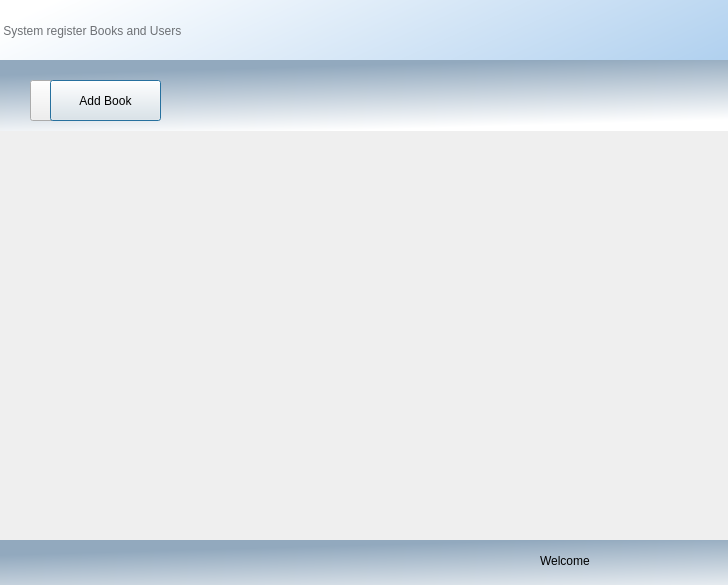
<?xml version="1.0" encoding="UTF-8"?>
<ui version="4.0">
 <class>Dialog</class>
 <widget class="QDialog" name="Dialog">
  <property name="geometry">
   <rect>
    <x>0</x>
    <y>0</y>
    <width>728</width>
    <height>585</height>
   </rect>
  </property>
  <property name="windowTitle">
   <string>Dialog</string>
  </property>
  <widget class="QLabel" name="label_5">
   <property name="geometry">
    <rect>
     <x>0</x>
     <y>540</y>
     <width>971</width>
     <height>71</height>
    </rect>
   </property>
   <property name="styleSheet">
    <string notr="true">font: 87 18pt &quot;Arial Black&quot;;
background-color: qlineargradient(spread:pad, x1:0, y1:0.125, x2:0.334, y2:1, stop:0.0895522 rgba(146, 169, 190, 255), stop:1 rgba(255, 255, 255, 255));</string>
   </property>
   <property name="text">
    <string/>
   </property>
  </widget>
  <widget class="QLabel" name="label_6">
   <property name="geometry">
    <rect>
     <x>0</x>
     <y>0</y>
     <width>981</width>
     <height>61</height>
    </rect>
   </property>
   <property name="styleSheet">
    <string notr="true">font: 87 18pt &quot;Arial Black&quot;;
background-color: qlineargradient(spread:pad, x1:1, y1:0.556818, x2:0, y2:0.42, stop:0 rgba(157, 197, 235, 255), stop:1 rgba(255, 255, 255, 255));
color: rgb(109, 112, 116);</string>
   </property>
   <property name="text">
    <string> System register Books and Users </string>
   </property>
  </widget>
  <widget class="QLabel" name="label_4">
   <property name="geometry">
    <rect>
     <x>540</x>
     <y>540</y>
     <width>231</width>
     <height>41</height>
    </rect>
   </property>
   <property name="styleSheet">
    <string notr="true">font: 75 10pt &quot;MS Shell Dlg 2&quot;;</string>
   </property>
   <property name="text">
    <string>Welcome</string>
   </property>
  </widget>
  <widget class="QLabel" name="label_7">
   <property name="geometry">
    <rect>
     <x>640</x>
     <y>0</y>
     <width>111</width>
     <height>71</height>
    </rect>
   </property>
   <property name="styleSheet">
    <string notr="true">image: url(:/images1/lufy.png);</string>
   </property>
   <property name="text">
    <string/>
   </property>
  </widget>
  <widget class="QLabel" name="label">
   <property name="geometry">
    <rect>
     <x>-40</x>
     <y>120</y>
     <width>811</width>
     <height>441</height>
    </rect>
   </property>
   <property name="styleSheet">
    <string notr="true">image: url(:/images1/biblioteca.jpg);</string>
   </property>
   <property name="text">
    <string/>
   </property>
  </widget>
  <widget class="QLabel" name="label_2">
   <property name="geometry">
    <rect>
     <x>10</x>
     <y>70</y>
     <width>711</width>
     <height>21</height>
    </rect>
   </property>
   <property name="text">
    <string/>
   </property>
  </widget>
  <widget class="QLabel" name="label_8">
   <property name="geometry">
    <rect>
     <x>0</x>
     <y>60</y>
     <width>971</width>
     <height>71</height>
    </rect>
   </property>
   <property name="styleSheet">
    <string notr="true">font: 87 18pt &quot;Arial Black&quot;;
background-color: qlineargradient(spread:pad, x1:0, y1:0.125, x2:0.334, y2:1, stop:0.0895522 rgba(146, 169, 190, 255), stop:1 rgba(255, 255, 255, 255));</string>
   </property>
   <property name="text">
    <string/>
   </property>
  </widget>
  <widget class="QPushButton" name="btnOpenAddLibro">
   <property name="geometry">
    <rect>
     <x>30</x>
     <y>80</y>
     <width>111</width>
     <height>41</height>
    </rect>
   </property>
   <property name="styleSheet">
    <string notr="true">font: 75 10pt &quot;MS Shell Dlg 2&quot;;
border-color: rgb(30, 41, 255);</string>
   </property>
   <property name="text">
    <string>Add Book</string>
   </property>
   <property name="default">
    <bool>true</bool>
   </property>
   <property name="flat">
    <bool>false</bool>
   </property>
  </widget>
  <widget class="QPushButton" name="btnOpenAddUsuario">
   <property name="geometry">
    <rect>
     <x>50</x>
     <y>80</y>
     <width>111</width>
     <height>41</height>
    </rect>
   </property>
   <property name="styleSheet">
    <string notr="true">font: 75 10pt &quot;MS Shell Dlg 2&quot;;
border-color: rgb(30, 41, 255);</string>
   </property>
   <property name="text">
    <string>Add Book</string>
   </property>
   <property name="default">
    <bool>true</bool>
   </property>
   <property name="flat">
    <bool>false</bool>
   </property>
  </widget>
 </widget>
 <resources>
  <include location="../images/images.qrc"/>
 </resources>
 <connections/>
</ui>
